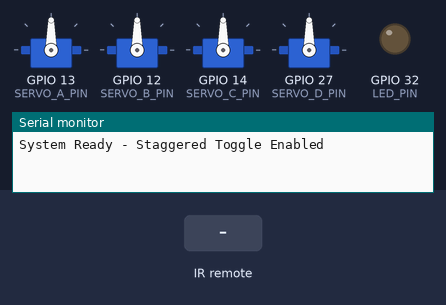
Recording of a sketch running on a simulated ESP32. Shown: 4 × servo, output pins drawn as LEDs (lit = HIGH), the last lines printed to the serial monitor. The test bench sets the inputs (shaded band).

Above: at 1.2 s.
1.3 s: infrared code 0x12 received
At 2.3 s:
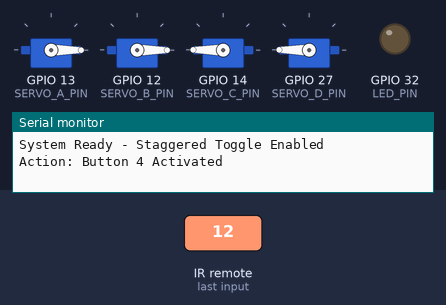
3.0 s: infrared code 0x12 received
At 3.25 s:
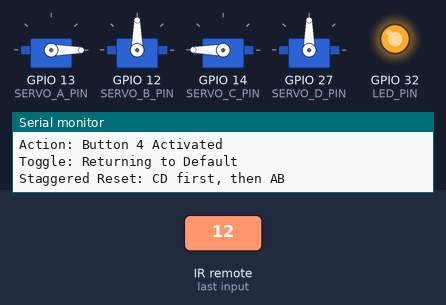
5.2 s: infrared code 0xE received
At 6.5 s:
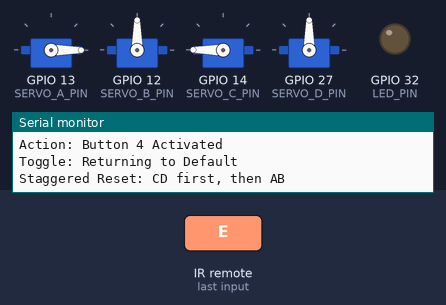
6.9 s: infrared code 0x6 received
At 7.0 s:
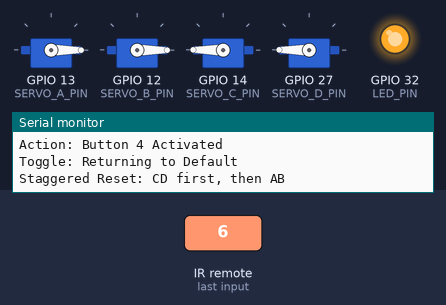
Timing chart, 0 to 9.6 s (numbered marks = the images above; inputs shaded):
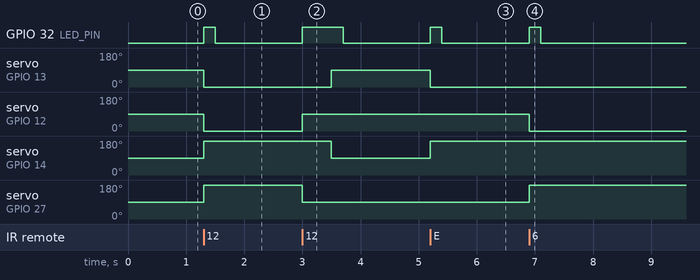

The sketch:

sketch_jan12a.ino
```cpp
#include <Arduino.h>
#include <IRremote.hpp>
#include <ESP32Servo.h>

// Pin Definitions (Updated to your latest pins)
const int IR_RECEIVE_PIN = 35;
const int LED_PIN = 32;
const int SERVO_A_PIN = 13;
const int SERVO_B_PIN = 12;
const int SERVO_C_PIN = 14;
const int SERVO_D_PIN = 27;

Servo servoA, servoB, servoC, servoD;
uint16_t lastCommand = 0;

void setup() {
  Serial.begin(115200);
  IrReceiver.begin(IR_RECEIVE_PIN, ENABLE_LED_FEEDBACK);
  pinMode(LED_PIN, OUTPUT);

  servoA.attach(SERVO_A_PIN);
  servoB.attach(SERVO_B_PIN);
  servoC.attach(SERVO_C_PIN);
  servoD.attach(SERVO_D_PIN);

  stopServos();
  Serial.println("System Ready - Staggered Toggle Enabled");
}

void loop() {
  if (IrReceiver.decode()) {
    uint16_t currentCommand = IrReceiver.decodedIRData.command;
    digitalWrite(LED_PIN, HIGH);

    if (currentCommand == lastCommand) {
      Serial.println("Toggle: Returning to Default");

      if (currentCommand == 0x12) {
        // Special staggered reset for Button 4
        resetButton4Sequence();
      } else {
        // Normal reset for other buttons
        stopServos();
      }
      lastCommand = 0;
    } else {
      handleMovement(currentCommand);
      lastCommand = currentCommand;
    }

    delay(200);
    digitalWrite(LED_PIN, LOW);
    IrReceiver.resume();
  }
}

void stopServos() {
  servoA.write(90);
  servoB.write(90);
  servoC.write(90);
  servoD.write(90);
}

// The staggered sequence you requested
void resetButton4Sequence() {
  Serial.println("Staggered Reset: CD first, then AB");

  // 1. Move C and D to default (90)
  servoB.write(90);
  servoD.write(90);

  // 2. Wait for CD to reach position (approx 500ms for 90 degrees)
  delay(500);

  // 3. Move A and B to default (90)
  servoA.write(90);
  servoC.write(90);
}

void handleMovement(uint16_t cmd) {
  switch (cmd) {
    case 0xE: // Button 1
      servoA.write(0);
      servoC.write(180);
      break;

    case 0x6: // Button 2
      servoB.write(0);
      servoD.write(180);
      break;

    case 0xF: // Button 3
      servoA.write(0);
      servoB.write(0);
      servoC.write(180);
      servoD.write(180);
      break;

    case 0x12: // Button 4 - Your new sequence
      Serial.println("Action: Button 4 Activated");
      servoA.write(0);
      servoB.write(0);
      servoC.write(180);
      servoD.write(180);
      break;

    default:
      stopServos();
      lastCommand = 0;
      break;
  }
}
```

Measured:
- after the input at 1.3 s, GPIO 32 (LED_PIN): LOW → HIGH at once, → LOW 0.20 s later; servo on GPIO 13 (SERVO_A_PIN), servo on GPIO 12 (SERVO_B_PIN): 90° → 0° at once; servo on GPIO 14 (SERVO_C_PIN), servo on GPIO 27 (SERVO_D_PIN): 90° → 180° at once
- after the input at 3.0 s, GPIO 32 (LED_PIN): LOW → HIGH at once, → LOW 0.70 s later; servo on GPIO 13 (SERVO_A_PIN): 0° → 90° after 0.50 s; servo on GPIO 12 (SERVO_B_PIN): 0° → 90° at once; servo on GPIO 14 (SERVO_C_PIN): 180° → 90° after 0.50 s; servo on GPIO 27 (SERVO_D_PIN): 180° → 90° at once
- after the input at 5.2 s, GPIO 32 (LED_PIN): LOW → HIGH at once, → LOW 0.20 s later; servo on GPIO 13 (SERVO_A_PIN): 90° → 0° at once; servo on GPIO 14 (SERVO_C_PIN): 90° → 180° at once
- after the input at 6.9 s, GPIO 32 (LED_PIN): LOW → HIGH at once, → LOW 0.20 s later; servo on GPIO 12 (SERVO_B_PIN): 90° → 0° at once; servo on GPIO 27 (SERVO_D_PIN): 90° → 180° at once
